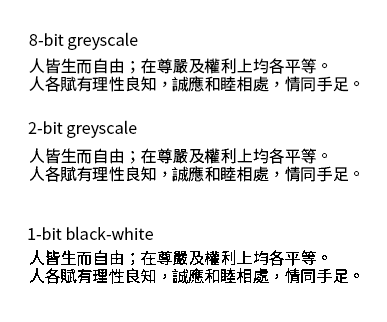
#> input picture spatial_transformation/2.png, 387 x 322 px
$ python spatial_transformation.py   (Python 2 division)
#> lines starting #> are read from the running program, lines starting #| are printed output that depends on the picture
from PIL import Image
import numpy as np
from numpy import *
import matplotlib.pyplot as plt
import math

# shear function
def shear(v,h):
	global img #image
	col,row = img.size
	# shear matrix
	r = np.array([[1, v],
	              [h, 1]])
	ri = np.linalg.inv(r) # inverse shear matrix
	newrow = int(row+v*col)
	newcol = int(col+h*row)
	newImage_list = np.empty((newrow, newcol),dtype=np.uint8) # a new image list

	for i in range(0,newrow):
	    for j in range(0,newcol):
	        m = [j, i] # pixel in new image list
	        c = np.dot(m,ri) # matrix multiplication
	        i1 = round(c[1],0)
	        j1 = round(c[0],0)
	        if j1 >= col or j1 < 0 or i1 >= row or i1 < 0: # if index out of range
	            newImage_list[i][j] = 0
	        else:
	            newImage_list[i][j] = img.getpixel((j1,i1))
	img = Image.fromarray(newImage_list) # return image
	# img.show()

# rotation function
def rotation(theta):
	global img_o # origional image
	global img
	col,row = img_o.size
	# rotation matrix
	r = np.array([[np.cos(np.deg2rad(theta)), -np.sin(np.deg2rad(theta))],
				  [np.sin(np.deg2rad(theta)),np.cos(np.deg2rad(theta))]])
	# inverse rotation matrix
	ri = np.linalg.inv(r)

	c_col = math.floor(col/2) # centrol column of image
	c_row = math.floor(row/2) # centrol row of image
	newImage_list = np.empty((row, col),dtype=np.uint8)

	for i in range(0,row):
	    for j in range(0,col):
	    	i1 = i - c_row # distance between every pixel and centrol
	    	j1 = j - c_col # distance between every pixel and centrol
	    	m = [j1, i1]
	    	c = np.dot(m,ri)
	    	i1 = round((c[1] + c_row),0)
	    	j1 = round((c[0] + c_col),0)
	    	if j1+dh >= col or j1+dh < 0 or i1+dv >= row or i1+dv < 0:
	    		newImage_list[i][j] = 0
	    	else:
	    		newImage_list[i][j] = img.getpixel((j1+dh,i1+dv))
	img = Image.fromarray(newImage_list)
	# img.show()

# translation function
def translation(v,h):
	global img
	global dh # total negative horizontal translation
	global dv # total negative vertical translation
	if v < 0:
		dv =  dv - v
	if h < 0:
		dh = dh - h
	col,row = img.size
	v1 = int(fabs(v)) # absolute value of v
	h1 = int(fabs(h))
	newrow = row + v1
	newcol = col + h1
	newImage_list = np.empty((newrow, newcol),dtype=np.uint8)
	for i in range(0,newrow):
	    for j in range(0,newcol):
	    	i1 = i - v
	    	j1 = j - h
	        if (-1 < j1 and j1 < col) and ( -1 < i1 and i1 < row) and v >= 0 and h >= 0:
	            newImage_list[i][j] = img.getpixel((j1,i1))
	        elif j < col and i < row and v < 0 and h < 0:
	            newImage_list[i][j] = img.getpixel((j,i))
	        elif (-1 < j1 and j1 < col) and i < row and v < 0 and h >= 0:
	            newImage_list[i][j] = img.getpixel((j1,i))
	        elif j < col and ( -1 < i1 and i1 < row) and v >= 0 and h < 0:
	            newImage_list[i][j] = img.getpixel((j,i1))
	        else:
	    	   newImage_list[i][j] = 0
	img = Image.fromarray(newImage_list)

#bicubic function
def bicubic(factor):
	global img
	col,row = img.size
	newcol = int(col*factor)
	newrow = int(row*factor)
	newImage_list = np.empty((newrow, newcol),dtype=np.uint8)
	for i in range(0,newrow):
	    for j in range(0,newcol):
	    	a = math.floor(i/factor) #new image row index
	    	b = math.floor(j/factor) #new image col index

	    	#deal with the image border
	        if a < 1:
	            a = 1
	        if b < 1:
	            b = 1
	        if a >= row-2:
	            a = row-3
	        if b >= col-2:
	            b = col-3
	        #find the nearest pixel
	        i1 = round((i/float(factor)),2)
	        j1 = round((j/float(factor)),2)
	        if i1 < 1:
	            i1 = 1
	        if j1 < 1:
	            j1 = 1
	        if i1 >= row-2:
	            i1 = row-3
	        if j1 >= col-2:
	            j1 = col-3
	        v = j1 - b
	        u = i1 - a
	        A = np.array([s(u+1),s(u),s(u-1),s(u-2)])
	        B = np.array([[img.getpixel((b-1,a-1)), img.getpixel((b,a-1)), img.getpixel((b+1,a-1)), img.getpixel((b+2,a-1))],
	                      [img.getpixel((b-1,a)), img.getpixel((b,a)), img.getpixel((b+1,a)), img.getpixel((b+2,a))],
	                      [img.getpixel((b-1,a+1)), img.getpixel((b,a+1)), img.getpixel((b+1,a+1)), img.getpixel((b+2,a+1))],
	                      [img.getpixel((b-1,a+2)), img.getpixel((b,a+2)), img.getpixel((b+1,a+2)), img.getpixel((b+2,a+2))]])
	        C = np.array([s(v+1),s(v),s(v-1),s(v-2)])
	        f = np.dot(np.dot(A,B),C) #matrix A*B*c
	        if f < 0:
	            f = 0
	        elif f > 255:
	            f = 255
	    	newImage_list[i][j] = f

	img = Image.fromarray(newImage_list)

#bilinear function
def bilinear(factor):
	global img
	t = 0
	u = 0
	col,row = img.size
	newcol = int(col*factor)
	newrow = int(row*factor)
	newImage_list = np.empty((newrow, newcol),dtype=np.uint8)

	for i in range(0,newrow):
	    for j in range(0,newcol):
	    	a = math.floor(i/factor)
	    	b = math.floor(j/factor)
	    	#deal with the image border
	    	if a >= row-1:
	            a = a-1
	        if b >= col-1:
	            b = b-1

	    	i1 = round((i/float(factor)),2)
	    	j1 = round((j/float(factor)),2)

	    	if i1 >= row-1:
	            i1 = row-1
	        if j1 >= col-1:
	            j1 = col-1

		    t = i1 - a
		    u = j1 - b

	    	z11 = img.getpixel((b,a))*(1-u)*(1-t)
	    	z12 = img.getpixel((b+1,a))*u*(1-t)
	    	z23 = img.getpixel((b,a+1))*t*(1-u)
	    	z24 = img.getpixel((b+1,a+1))*u*t

	    	newImage_list[i][j] = z11+z12+z23+z24

	img = Image.fromarray(newImage_list)

# nearest_neighbor function
def nearest_neighbor(factor):
	global img
	col,row = img.size
	newcol = int(col*factor)
	newrow = int(row*factor)
	newImage_list = np.empty((newrow, newcol),dtype=np.uint8)

	for i in range(0,newrow):
	    for j in range(0,newcol):
	    	a = round((i/factor),0)
	    	b = round((j/factor),0)
	    	newImage_list[i][j] = img.getpixel((b,a))
	img = Image.fromarray(newImage_list)

def s(w):
    w = fabs(w)
    if w>=0 and w<1:
        return 1 - 2 * w**2 + w**3
    elif w>=1 and w<2:
        return 4 - 8*w + 5*w**2 - w**3
    else:
        return 0

# main
img_o = Image.open("2.png").convert('L')#read image
col,row = img_o.size #image size
#> col = 387; row = 322
dv = 0 #sum of translation negative height
dh = 0 #sum of translation negative horizontal move
newImage_list = np.empty((row, col),dtype=np.uint8)
img = img_o
translation(100,100) # translation(v,h)
#> after the loop in translation, `for i in range(0,newrow):`:
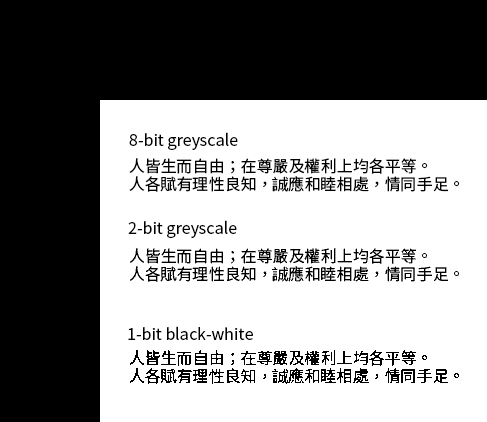
#> newImage_list: shape (422, 487); min 0, max 255, mean 141.6
shear(0,0.3) # shear(v,h)
#> after the loop in shear, `for i in range(0,newrow):`:
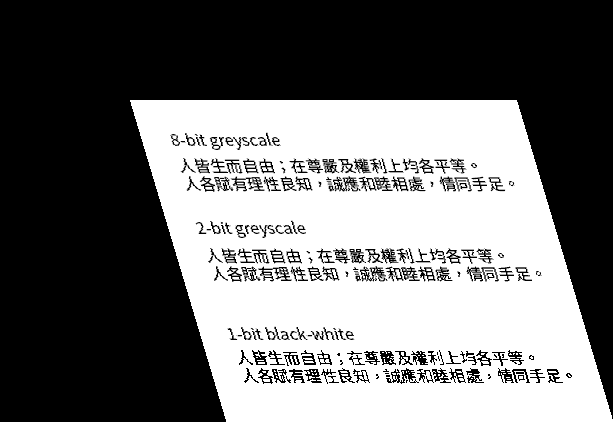
#> newImage_list: shape (422, 613); min 0, max 255, mean 112.5
rotation(25) # rotation(theta)
#> after the loop in rotation, `for i in range(0,row):`:
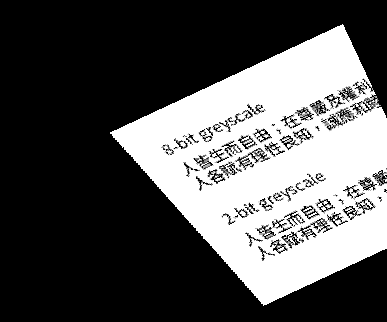
#> newImage_list: shape (322, 387); min 0, max 255, mean 86.5
bicubic(0.3) # bicubic(factor)
#> after the loop in bicubic, `for i in range(0,newrow):`:
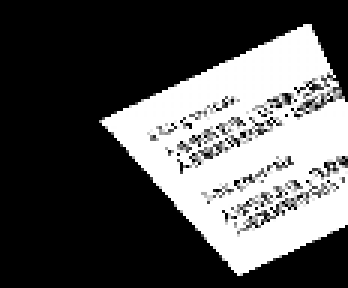
#> newImage_list: shape (96, 116) (shown 3 times larger); min 0, max 255, mean 86.1
bilinear(0.3) # bilinear(factor)
#> after the loop in bilinear, `for i in range(0,newrow):`:
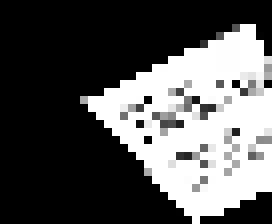
#> newImage_list: shape (28, 34) (shown 8 times larger); min 0, max 255, mean 87.6
nearest_neighbor(1.3) # nearest_neighbor(factor)
#> after the loop in nearest_neighbor, `for i in range(0,newrow):`:
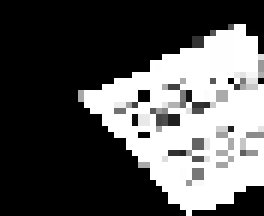
#> newImage_list: shape (36, 44) (shown 6 times larger); min 0, max 255, mean 88.1

img.save('2_output.png')

$ run again, with spatial_transformation/1.jpg saved as spatial_transformation/2.png
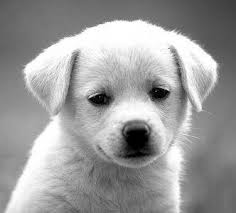
#> input picture spatial_transformation/1.jpg, 236 x 213 px
#> after the loop in rotation, `for i in range(0,row):`:
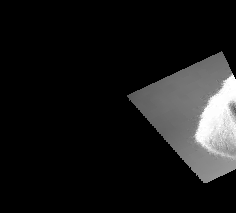
#> newImage_list: shape (213, 236); min 0, max 255, mean 25
#> after the loop in nearest_neighbor, `for i in range(0,newrow):`:
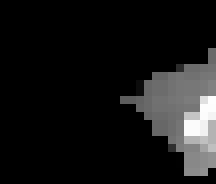
#> newImage_list: shape (23, 27) (shown 8 times larger); min 0, max 254, mean 22.7
